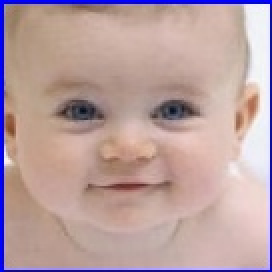
#> input picture data/processed/images/img0.jpg, 136 x 136 px, found by its file name (shown 2 times larger); its folder holds only this picture in this run
$ python face_detection.py
#> lines starting #> are read from the running program, lines starting #| are printed output that depends on the picture
"""
This module is for the Extraction of the Human Faces from a Original Images
"""
import os
import cv2


def scaled_image(img, classifier) -> list:
    """Finds the location of human faces in a Images

    Args:
        img (OPEN CV Image): Input Image
        classifier (cv2.CascadeClassifier): Classifier that distinguish faces

    Returns:
        list: List of Coordinates of the found Faces
    """
    gray = cv2.cvtColor(img, cv2.COLOR_BGR2GRAY)
    faces = classifier.detectMultiScale(gray, 1.3, 5)
    return faces


def extract_bounded_faces_from_dir(image_dir: str, **kwargs):
    """Iterate through a directory to find Images and Extract human faces from them

    Args:
        image_dir (str): Relative Path of directory contatining input images
        **export_path (str): Export Path for Generated Images,
        default = data/processed/images
        **model_path (str): Path of Face Classifier Model,
        default = model/face_detection/haarcascade_frontalface_default.xmls
        **image_classifier (cv2.CascadeClassifier): Face Classifier Model,
        default = cv2.CascadeClassifier(model_path)
    """
    model_path = kwargs.get(
        "model_path",
        "model/face_detection/haarcascade_frontalface_default.xml")
    classifier = kwargs.get(
        "image_classifier", cv2.CascadeClassifier(model_path))
    export_path = kwargs.get("export_path", "data/processed/images")

    for image_name in os.listdir(image_dir):
        input_path = os.path.join(image_dir, image_name)
        extract_bounded_faces(input_path, image_name,
                              export_path, image_classifier=classifier)


def extract_bounded_faces(
        input_path: str, result_prefix: str, export_path: str, **kwargs):
    """Takes the path for the input image and Extract human faces from them

    Args:
        input_path (str): path of the Input image
        result_prefix (str): Prefix for the extracted images
        export_path (str): Path of Directory where extracted images
         will be saved, default = data/processed/images
        **model_path (str): Path of Face Classifier Model,
        default = model/face_detection/haarcascade_frontalface_default.xmls
        **image_classifier (cv2.CascadeClassifier): Face Classifiers,
        default = cv2.CascadeClassifier(model_path)
    """
    model_path = kwargs.get(
        "model_path",
        "model/face_detection/haarcascade_frontalface_default.xml")
    classifier = kwargs.get(
        "image_classifier", cv2.CascadeClassifier(model_path))
    export_path = "data/processed/images" if (
        export_path is None and len(export_path) == 0) else export_path

    image_to_scale = cv2.imread(input_path)
    scaled_img = scaled_image(image_to_scale, classifier)
    crop_bounded_box_from_image(
        image_to_scale, scaled_img, result_prefix, export_path)


def crop_bounded_box_from_image(
        img, bounding_boxes: list, result_prefix: str, processed_dir: str):
    """Crop and Export a Image with given dimension

    Args:
        img (OPEN CV Image): Input Image
        bounding_boxes (list): List of Coordinates of the Bounding Boxes
        result_prefix (str): Prefix for the generated cropped images
        processed_dir (str): Path of directory where cropped images are stored
    """
    if(result_prefix is None or len(result_prefix) == 0):
        result_prefix = "img"

    name_counter = 0
    for (center_x, center_y, width, height) in bounding_boxes:
        face_cutout = img[center_y:center_y + height,
                          center_x:center_x + width]
        result_filename = create_nested_directories(
            processed_dir, ["BoundedFaces", result_prefix])
        result_filename = os.path.join(
            result_filename, "{}.jpg".format(name_counter))
        if not cv2.imwrite(result_filename, face_cutout):
            print(result_filename + " not saved")
        name_counter = name_counter+1


def create_nested_directories(parent_path: str, dir_name_list: list) -> str:
    """Create a series of Nested directories inside the parent_path

    Args:
        parent_path (str): Directory where generated directories
        will be created
        dir_name_list (list): List of directorie names where each
        directory is created inside another

    Returns:
        str: Path to innermost created directory
    """
#> called with parent_path = 'data'
    copy = parent_path + ""
    for dir_name in dir_name_list:
        if not create_directory(copy, dir_name):
            break
        copy = os.path.join(copy, dir_name)
    return copy


def create_directory(
        parent_path: str, dir_name: str, verbosity: bool = False) -> bool:
    """Creates a "dir_name" directory in "parent_path" directory,
    suppresses  FileExistsError and,
    return True, if required directory is generated/exists,
    otherwise return False

    Args:
        parent_path (str): Path to Target Directory,
        where new directory is needed to be created
        dir_name (str): Name of new directory
        verbosity (bool, optional): Prints error if Found, Defaults to False.

    Returns:
        bool: Returns True, if desired directory is created/exists,
        otherwise False
    """
    try:
        os.mkdir(os.path.join(parent_path, dir_name), mode=0o771)
    except FileExistsError:
        pass
    except FileNotFoundError:
        if verbosity:
            print("Target directory does not exist")
        return False
    return True


if __name__ == "__main__":
    PROJECT_PATH = ""
    MODEL_PATH = os.path.join(
        PROJECT_PATH,
        "model/face_detection/haarcascade_frontalface_default.xml")
    IMAGE_SOURCE_PATH = os.path.join(PROJECT_PATH, "data/raw/images")
    create_nested_directories(os.path.join(
        PROJECT_PATH, 'data'), ["processed", "images"])
    EXPORT_PATH = os.path.join(PROJECT_PATH, "data/processed/images")

    extract_bounded_faces_from_dir(IMAGE_SOURCE_PATH)
#> in extract_bounded_faces, image_to_scale is the input picture: shape (136, 136, 3); mean B, G, R 160.1, 159.5, 185.9
#> in scaled_image, `gray = cv2.cvtColor(img, cv2.COLOR_BGR2GRAY)`:
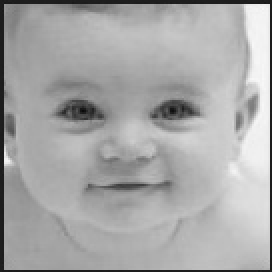
#> gray: shape (136, 136) (shown 2 times larger); min 10, max 248, mean 167.5
#> in scaled_image, `faces = classifier.detectMultiScale(gray, 1.3, 5)`: faces = ()
#> after the loop in crop_bounded_box_from_image, `for (center_x, center_y, width, height) in bounding_boxes:`: name_counter = 0
